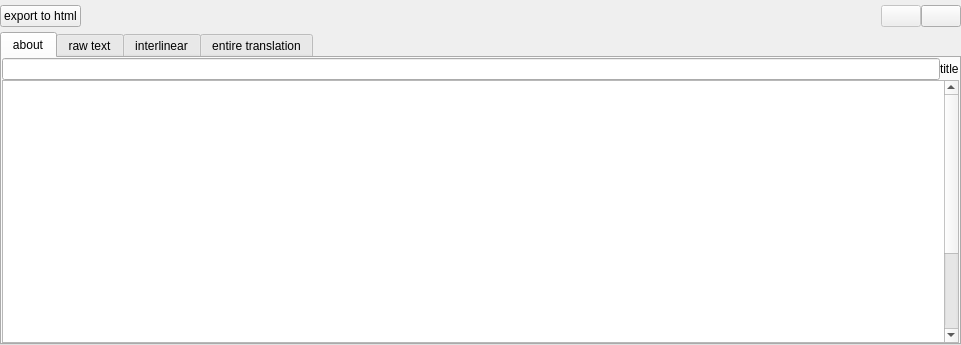
<?xml version="1.0" encoding="UTF-8"?>
<ui version="4.0">
 <class>CTranslat</class>
 <widget class="QWidget" name="CTranslat">
  <property name="geometry">
   <rect>
    <x>0</x>
    <y>0</y>
    <width>961</width>
    <height>345</height>
   </rect>
  </property>
  <property name="windowTitle">
   <string>new</string>
  </property>
  <property name="windowIcon">
   <iconset resource="resfile.qrc">
    <normaloff>:/new/icons/icons/file_icon.png</normaloff>:/new/icons/icons/file_icon.png</iconset>
  </property>
  <layout class="QVBoxLayout" name="verticalLayout_3">
   <item>
    <layout class="QHBoxLayout" name="horizontalLayout_2">
     <item>
      <widget class="QPushButton" name="btExport">
       <property name="toolTip">
        <string>export</string>
       </property>
       <property name="text">
        <string>export to html</string>
       </property>
       <property name="icon">
        <iconset resource="resfile.qrc">
         <normaloff>:/new/icons/icons/work.png</normaloff>:/new/icons/icons/work.png</iconset>
       </property>
      </widget>
     </item>
     <item>
      <spacer name="horizontalSpacer">
       <property name="orientation">
        <enum>Qt::Horizontal</enum>
       </property>
       <property name="sizeHint" stdset="0">
        <size>
         <width>13</width>
         <height>32</height>
        </size>
       </property>
      </spacer>
     </item>
     <item>
      <widget class="QPushButton" name="btSave">
       <property name="enabled">
        <bool>false</bool>
       </property>
       <property name="toolTip">
        <string>save</string>
       </property>
       <property name="text">
        <string/>
       </property>
       <property name="icon">
        <iconset resource="resfile.qrc">
         <normaloff>:/new/icons/icons/save.png</normaloff>:/new/icons/icons/save.png</iconset>
       </property>
       <property name="shortcut">
        <string>Ctrl+S</string>
       </property>
      </widget>
     </item>
     <item>
      <widget class="QPushButton" name="btSaveAs">
       <property name="toolTip">
        <string>save as</string>
       </property>
       <property name="text">
        <string/>
       </property>
       <property name="icon">
        <iconset resource="resfile.qrc">
         <normaloff>:/new/icons/icons/saveas.png</normaloff>:/new/icons/icons/saveas.png</iconset>
       </property>
       <property name="shortcut">
        <string>Meta+Ctrl+S</string>
       </property>
      </widget>
     </item>
    </layout>
   </item>
   <item>
    <widget class="QTabWidget" name="tabData">
     <property name="currentIndex">
      <number>0</number>
     </property>
     <widget class="QWidget" name="tab">
      <attribute name="title">
       <string>about</string>
      </attribute>
      <layout class="QVBoxLayout" name="verticalLayout_4">
       <item>
        <layout class="QHBoxLayout" name="horizontalLayout_3">
         <item>
          <widget class="QLineEdit" name="txtTitle">
           <property name="text">
            <string notr="true"/>
           </property>
          </widget>
         </item>
         <item>
          <widget class="QLabel" name="label_2">
           <property name="text">
            <string>title</string>
           </property>
          </widget>
         </item>
        </layout>
       </item>
       <item>
        <widget class="QTextEdit" name="txtAbout">
         <property name="html">
          <string notr="true">&lt;!DOCTYPE HTML PUBLIC &quot;-//W3C//DTD HTML 4.0//EN&quot; &quot;http://www.w3.org/TR/REC-html40/strict.dtd&quot;&gt;
&lt;html&gt;&lt;head&gt;&lt;meta name=&quot;qrichtext&quot; content=&quot;1&quot; /&gt;&lt;style type=&quot;text/css&quot;&gt;
p, li { white-space: pre-wrap; }
&lt;/style&gt;&lt;/head&gt;&lt;body style=&quot; font-family:'Sans Serif'; font-size:14pt; font-weight:400; font-style:normal;&quot;&gt;
&lt;table border=&quot;0&quot; style=&quot;-qt-table-type: root; margin-top:4px; margin-bottom:4px; margin-left:4px; margin-right:4px;&quot;&gt;
&lt;tr&gt;
&lt;td style=&quot;border: none;&quot;&gt;
&lt;p style=&quot;-qt-paragraph-type:empty; margin-top:0px; margin-bottom:0px; margin-left:0px; margin-right:0px; -qt-block-indent:0; text-indent:0px;&quot;&gt;&lt;/p&gt;
&lt;p style=&quot;-qt-paragraph-type:empty; margin-top:0px; margin-bottom:0px; margin-left:0px; margin-right:0px; -qt-block-indent:0; text-indent:0px;&quot;&gt;&lt;/p&gt;
&lt;p style=&quot;-qt-paragraph-type:empty; margin-top:0px; margin-bottom:0px; margin-left:0px; margin-right:0px; -qt-block-indent:0; text-indent:0px;&quot;&gt;&lt;/p&gt;
&lt;p style=&quot;-qt-paragraph-type:empty; margin-top:0px; margin-bottom:0px; margin-left:0px; margin-right:0px; -qt-block-indent:0; text-indent:0px;&quot;&gt;&lt;/p&gt;
&lt;p style=&quot;-qt-paragraph-type:empty; margin-top:0px; margin-bottom:0px; margin-left:0px; margin-right:0px; -qt-block-indent:0; text-indent:0px;&quot;&gt;&lt;/p&gt;
&lt;p style=&quot;-qt-paragraph-type:empty; margin-top:0px; margin-bottom:0px; margin-left:0px; margin-right:0px; -qt-block-indent:0; text-indent:0px;&quot;&gt;&lt;/p&gt;
&lt;p style=&quot;-qt-paragraph-type:empty; margin-top:0px; margin-bottom:0px; margin-left:0px; margin-right:0px; -qt-block-indent:0; text-indent:0px;&quot;&gt;&lt;/p&gt;
&lt;p style=&quot;-qt-paragraph-type:empty; margin-top:0px; margin-bottom:0px; margin-left:0px; margin-right:0px; -qt-block-indent:0; text-indent:0px;&quot;&gt;&lt;/p&gt;
&lt;p style=&quot;-qt-paragraph-type:empty; margin-top:0px; margin-bottom:0px; margin-left:0px; margin-right:0px; -qt-block-indent:0; text-indent:0px; font-size:15pt;&quot;&gt;&lt;/p&gt;
&lt;p style=&quot;-qt-paragraph-type:empty; margin-top:0px; margin-bottom:0px; margin-left:0px; margin-right:0px; -qt-block-indent:0; text-indent:0px; font-size:15pt;&quot;&gt;&lt;/p&gt;
&lt;p style=&quot;-qt-paragraph-type:empty; margin-top:0px; margin-bottom:0px; margin-left:0px; margin-right:0px; -qt-block-indent:0; text-indent:0px; font-size:15pt;&quot;&gt;&lt;/p&gt;
&lt;p style=&quot;-qt-paragraph-type:empty; margin-top:0px; margin-bottom:0px; margin-left:0px; margin-right:0px; -qt-block-indent:0; text-indent:0px; font-size:15pt;&quot;&gt;&lt;/p&gt;
&lt;p style=&quot;-qt-paragraph-type:empty; margin-top:0px; margin-bottom:0px; margin-left:0px; margin-right:0px; -qt-block-indent:0; text-indent:0px; font-size:15pt;&quot;&gt;&lt;/p&gt;
&lt;p style=&quot;-qt-paragraph-type:empty; margin-top:0px; margin-bottom:0px; margin-left:0px; margin-right:0px; -qt-block-indent:0; text-indent:0px; font-size:15pt;&quot;&gt;&lt;/p&gt;
&lt;p style=&quot;-qt-paragraph-type:empty; margin-top:0px; margin-bottom:0px; margin-left:0px; margin-right:0px; -qt-block-indent:0; text-indent:0px; font-size:15pt;&quot;&gt;&lt;/p&gt;&lt;/td&gt;&lt;/tr&gt;&lt;/table&gt;&lt;/body&gt;&lt;/html&gt;</string>
         </property>
         <property name="acceptRichText">
          <bool>false</bool>
         </property>
        </widget>
       </item>
      </layout>
     </widget>
     <widget class="QWidget" name="tab_2">
      <attribute name="title">
       <string>raw text</string>
      </attribute>
      <layout class="QHBoxLayout" name="horizontalLayout_4">
       <item>
        <widget class="QTextEdit" name="txtEntireText">
         <property name="html">
          <string notr="true">&lt;!DOCTYPE HTML PUBLIC &quot;-//W3C//DTD HTML 4.0//EN&quot; &quot;http://www.w3.org/TR/REC-html40/strict.dtd&quot;&gt;
&lt;html&gt;&lt;head&gt;&lt;meta name=&quot;qrichtext&quot; content=&quot;1&quot; /&gt;&lt;style type=&quot;text/css&quot;&gt;
p, li { white-space: pre-wrap; }
&lt;/style&gt;&lt;/head&gt;&lt;body style=&quot; font-family:'Sans Serif'; font-size:14pt; font-weight:400; font-style:normal;&quot;&gt;
&lt;p style=&quot;-qt-paragraph-type:empty; margin-top:0px; margin-bottom:0px; margin-left:0px; margin-right:0px; -qt-block-indent:0; text-indent:0px;&quot;&gt;&lt;/p&gt;&lt;/body&gt;&lt;/html&gt;</string>
         </property>
         <property name="acceptRichText">
          <bool>false</bool>
         </property>
        </widget>
       </item>
       <item>
        <layout class="QVBoxLayout" name="verticalLayout_2">
         <item>
          <widget class="QPushButton" name="btSplitText">
           <property name="text">
            <string>split</string>
           </property>
           <property name="icon">
            <iconset resource="resfile.qrc">
             <normaloff>:/new/icons/icons/go.png</normaloff>:/new/icons/icons/go.png</iconset>
           </property>
          </widget>
         </item>
         <item>
          <widget class="QCheckBox" name="cbSelTextOnly">
           <property name="text">
            <string>selected
text only</string>
           </property>
          </widget>
         </item>
         <item>
          <widget class="QComboBox" name="cmbTxtSep">
           <property name="editable">
            <bool>true</bool>
           </property>
           <item>
            <property name="text">
             <string notr="true">*</string>
            </property>
           </item>
           <item>
            <property name="text">
             <string notr="true">/</string>
            </property>
           </item>
           <item>
            <property name="text">
             <string notr="true">-</string>
            </property>
           </item>
           <item>
            <property name="text">
             <string notr="true">.</string>
            </property>
           </item>
          </widget>
         </item>
         <item>
          <widget class="QPushButton" name="btDelSep">
           <property name="text">
            <string>remove
separators</string>
           </property>
          </widget>
         </item>
         <item>
          <spacer name="verticalSpacer">
           <property name="orientation">
            <enum>Qt::Vertical</enum>
           </property>
           <property name="sizeHint" stdset="0">
            <size>
             <width>20</width>
             <height>18</height>
            </size>
           </property>
          </spacer>
         </item>
        </layout>
       </item>
      </layout>
     </widget>
     <widget class="QWidget" name="tab_3">
      <attribute name="title">
       <string>interlinear</string>
      </attribute>
      <layout class="QVBoxLayout" name="verticalLayout">
       <item>
        <layout class="QHBoxLayout" name="horizontalLayout">
         <item>
          <widget class="QLabel" name="label">
           <property name="text">
            <string>sentence </string>
           </property>
          </widget>
         </item>
         <item>
          <widget class="QComboBox" name="cmbItems">
           <property name="editable">
            <bool>true</bool>
           </property>
           <property name="maxVisibleItems">
            <number>15</number>
           </property>
           <property name="insertPolicy">
            <enum>QComboBox::NoInsert</enum>
           </property>
          </widget>
         </item>
         <item>
          <widget class="QPushButton" name="btFirst">
           <property name="toolTip">
            <string>first sentence</string>
           </property>
           <property name="text">
            <string/>
           </property>
           <property name="icon">
            <iconset resource="resfile.qrc">
             <normaloff>:/new/icons/icons/leftarrowto.png</normaloff>:/new/icons/icons/leftarrowto.png</iconset>
           </property>
           <property name="shortcut">
            <string>Ctrl+Home</string>
           </property>
          </widget>
         </item>
         <item>
          <widget class="QPushButton" name="btPrev">
           <property name="toolTip">
            <string>previous sentence</string>
           </property>
           <property name="text">
            <string/>
           </property>
           <property name="icon">
            <iconset resource="resfile.qrc">
             <normaloff>:/new/icons/icons/leftarrow.png</normaloff>:/new/icons/icons/leftarrow.png</iconset>
           </property>
           <property name="shortcut">
            <string>Ctrl+PgUp</string>
           </property>
          </widget>
         </item>
         <item>
          <widget class="QPushButton" name="btNext">
           <property name="toolTip">
            <string>next  sentence</string>
           </property>
           <property name="text">
            <string/>
           </property>
           <property name="icon">
            <iconset resource="resfile.qrc">
             <normaloff>:/new/icons/icons/rightarrow.png</normaloff>:/new/icons/icons/rightarrow.png</iconset>
           </property>
           <property name="shortcut">
            <string>Ctrl+PgDown</string>
           </property>
          </widget>
         </item>
         <item>
          <widget class="QPushButton" name="btLast">
           <property name="toolTip">
            <string>last sentence</string>
           </property>
           <property name="text">
            <string/>
           </property>
           <property name="icon">
            <iconset resource="resfile.qrc">
             <normaloff>:/new/icons/icons/rightarrowto.png</normaloff>:/new/icons/icons/rightarrowto.png</iconset>
           </property>
           <property name="shortcut">
            <string>Ctrl+End</string>
           </property>
          </widget>
         </item>
         <item>
          <spacer name="horizontalSpacer_3">
           <property name="orientation">
            <enum>Qt::Horizontal</enum>
           </property>
           <property name="sizeHint" stdset="0">
            <size>
             <width>40</width>
             <height>20</height>
            </size>
           </property>
          </spacer>
         </item>
         <item>
          <widget class="QPushButton" name="btCut">
           <property name="toolTip">
            <string>cut</string>
           </property>
           <property name="text">
            <string/>
           </property>
           <property name="icon">
            <iconset resource="resfile.qrc">
             <normaloff>:/new/icons/icons/cut.png</normaloff>:/new/icons/icons/cut.png</iconset>
           </property>
           <property name="shortcut">
            <string>Ctrl+X</string>
           </property>
           <property name="checkable">
            <bool>true</bool>
           </property>
          </widget>
         </item>
         <item>
          <widget class="QPushButton" name="btPaste">
           <property name="toolTip">
            <string>paste</string>
           </property>
           <property name="text">
            <string/>
           </property>
           <property name="icon">
            <iconset resource="resfile.qrc">
             <normaloff>:/new/icons/icons/paste.png</normaloff>:/new/icons/icons/paste.png</iconset>
           </property>
           <property name="shortcut">
            <string>Ctrl+V</string>
           </property>
           <property name="checkable">
            <bool>false</bool>
           </property>
          </widget>
         </item>
         <item>
          <widget class="QPushButton" name="btPasteAfter">
           <property name="toolTip">
            <string>paste at end</string>
           </property>
           <property name="text">
            <string/>
           </property>
           <property name="icon">
            <iconset resource="resfile.qrc">
             <normaloff>:/new/icons/icons/pasteatend.png</normaloff>:/new/icons/icons/pasteatend.png</iconset>
           </property>
           <property name="shortcut">
            <string>Ctrl+Shift+V</string>
           </property>
           <property name="checkable">
            <bool>false</bool>
           </property>
          </widget>
         </item>
         <item>
          <widget class="QPushButton" name="btAppend">
           <property name="toolTip">
            <string>append new sentence</string>
           </property>
           <property name="text">
            <string/>
           </property>
           <property name="icon">
            <iconset resource="resfile.qrc">
             <normaloff>:/new/icons/icons/add_item2.png</normaloff>:/new/icons/icons/add_item2.png</iconset>
           </property>
           <property name="shortcut">
            <string>Meta+Ins</string>
           </property>
          </widget>
         </item>
         <item>
          <widget class="QPushButton" name="btInsert">
           <property name="toolTip">
            <string>insert new sentence</string>
           </property>
           <property name="text">
            <string/>
           </property>
           <property name="icon">
            <iconset resource="resfile.qrc">
             <normaloff>:/new/icons/icons/add_item.png</normaloff>:/new/icons/icons/add_item.png</iconset>
           </property>
           <property name="shortcut">
            <string>Ctrl+Ins</string>
           </property>
          </widget>
         </item>
         <item>
          <widget class="QPushButton" name="btDel">
           <property name="toolTip">
            <string>delete</string>
           </property>
           <property name="text">
            <string/>
           </property>
           <property name="icon">
            <iconset resource="resfile.qrc">
             <normaloff>:/new/icons/icons/stop.png</normaloff>:/new/icons/icons/stop.png</iconset>
           </property>
           <property name="shortcut">
            <string>Ctrl+Del</string>
           </property>
          </widget>
         </item>
         <item>
          <widget class="QComboBox" name="cmbDel">
           <item>
            <property name="text">
             <string>current</string>
            </property>
           </item>
           <item>
            <property name="text">
             <string>from current to end</string>
            </property>
           </item>
           <item>
            <property name="text">
             <string>all</string>
            </property>
           </item>
          </widget>
         </item>
        </layout>
       </item>
       <item>
        <widget class="QStackedWidget" name="stwItems">
         <property name="frameShape">
          <enum>QFrame::Box</enum>
         </property>
         <property name="currentIndex">
          <number>-1</number>
         </property>
        </widget>
       </item>
      </layout>
     </widget>
     <widget class="QWidget" name="tab_4">
      <attribute name="title">
       <string>entire translation</string>
      </attribute>
      <layout class="QHBoxLayout" name="horizontalLayout_5">
       <item>
        <widget class="QTextEdit" name="txtEntireTr">
         <property name="readOnly">
          <bool>true</bool>
         </property>
         <property name="html">
          <string notr="true">&lt;!DOCTYPE HTML PUBLIC &quot;-//W3C//DTD HTML 4.0//EN&quot; &quot;http://www.w3.org/TR/REC-html40/strict.dtd&quot;&gt;
&lt;html&gt;&lt;head&gt;&lt;meta name=&quot;qrichtext&quot; content=&quot;1&quot; /&gt;&lt;style type=&quot;text/css&quot;&gt;
p, li { white-space: pre-wrap; }
&lt;/style&gt;&lt;/head&gt;&lt;body style=&quot; font-family:'Sans Serif'; font-size:14pt; font-weight:400; font-style:normal;&quot;&gt;
&lt;p style=&quot;-qt-paragraph-type:empty; margin-top:0px; margin-bottom:0px; margin-left:0px; margin-right:0px; -qt-block-indent:0; text-indent:0px;&quot;&gt;&lt;/p&gt;&lt;/body&gt;&lt;/html&gt;</string>
         </property>
         <property name="acceptRichText">
          <bool>false</bool>
         </property>
        </widget>
       </item>
       <item>
        <layout class="QVBoxLayout" name="verticalLayout_5">
         <item>
          <widget class="QPushButton" name="btComplTr">
           <property name="text">
            <string>complete</string>
           </property>
          </widget>
         </item>
         <item>
          <widget class="QRadioButton" name="rbEnC">
           <property name="text">
            <string>english</string>
           </property>
           <property name="checked">
            <bool>true</bool>
           </property>
          </widget>
         </item>
         <item>
          <widget class="QRadioButton" name="rbCzC">
           <property name="text">
            <string>czech</string>
           </property>
          </widget>
         </item>
         <item>
          <spacer name="verticalSpacer_2">
           <property name="orientation">
            <enum>Qt::Vertical</enum>
           </property>
           <property name="sizeHint" stdset="0">
            <size>
             <width>20</width>
             <height>40</height>
            </size>
           </property>
          </spacer>
         </item>
        </layout>
       </item>
      </layout>
     </widget>
    </widget>
   </item>
  </layout>
 </widget>
 <layoutdefault spacing="0" margin="0"/>
 <resources>
  <include location="resfile.qrc"/>
 </resources>
 <connections/>
</ui>
